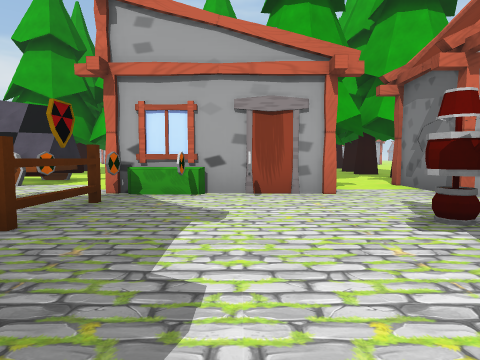
view 1 (above)

24 first-person views from a walk through a Unity game level. The camera is 1.3 m above the floor, tilts 4° down and sees 75° across. The floor is counted in squares, 2.25 m on a side. Each view is taken from the middle of a square. On the plan, view 1 faces up. The plan holds only what a view shows up to about 9 squares ahead; the rest is blank. The place goes on beyond the plan. The player is left out. Some animated figures are not drawn.

view 2
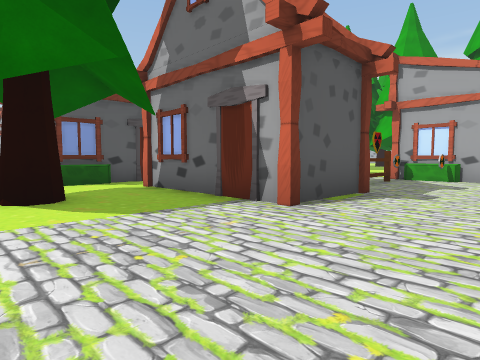

view 3
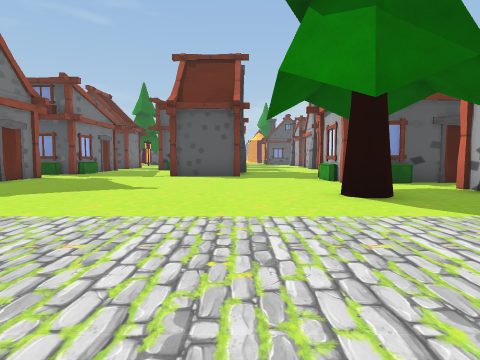

view 4
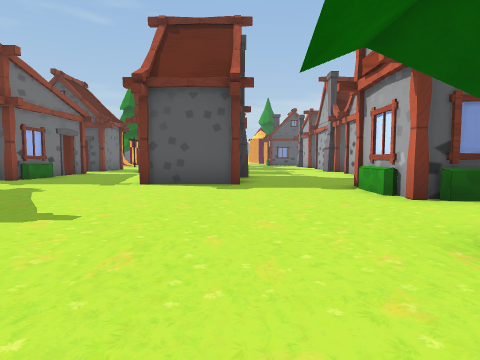

view 5
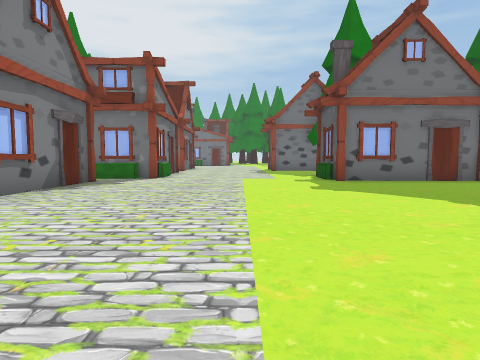

view 6
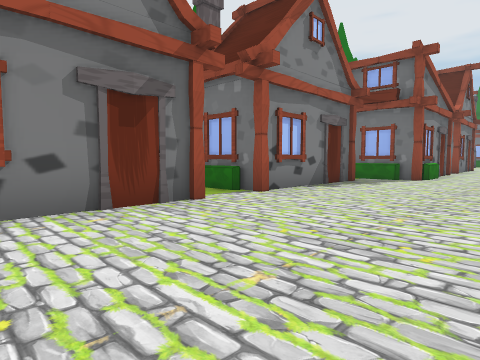

view 7
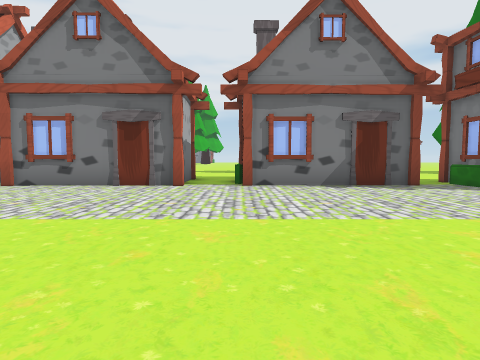

view 8
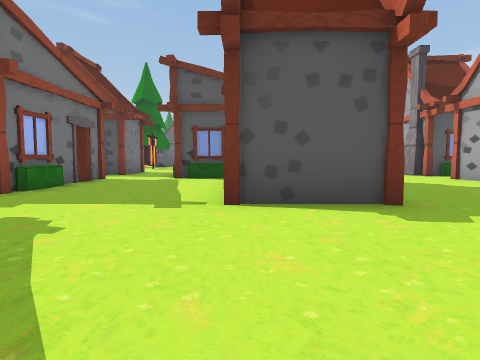

view 9
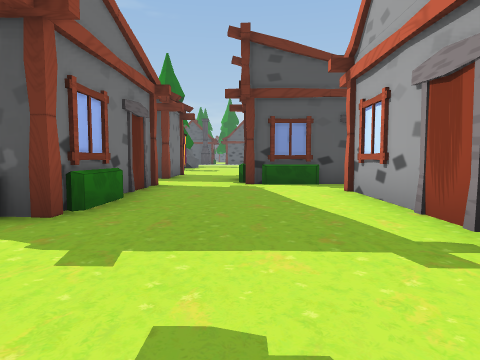

view 10
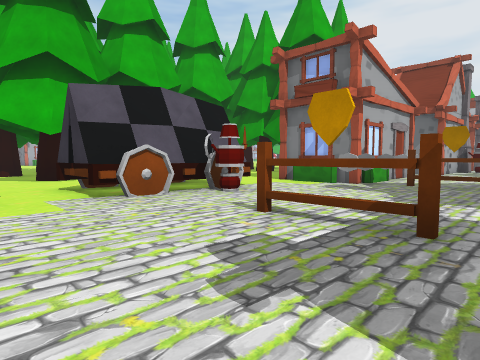

view 11
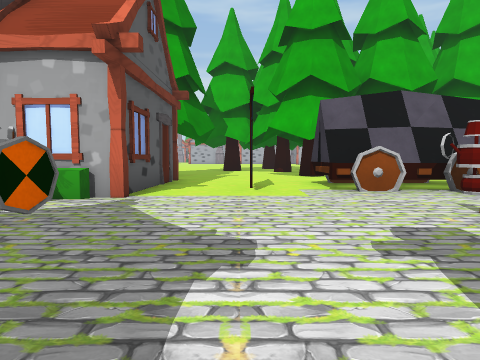

view 12
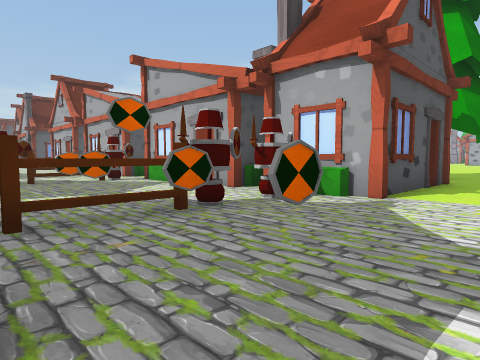

view 13
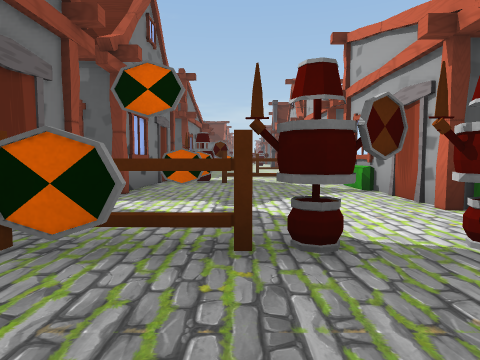

view 14
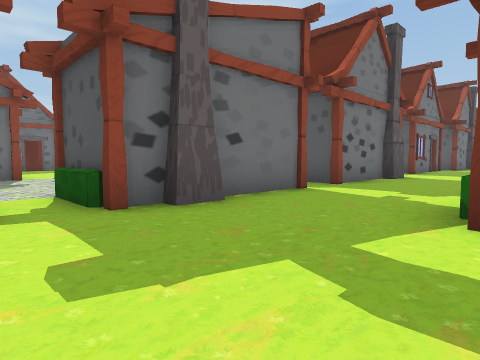

view 15
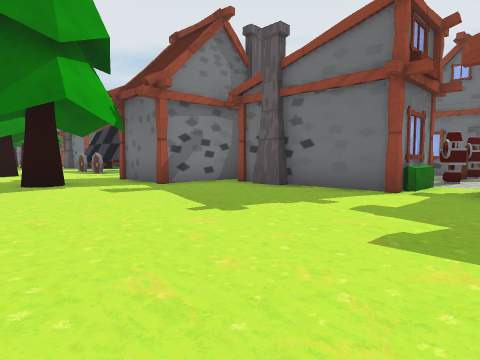

view 16
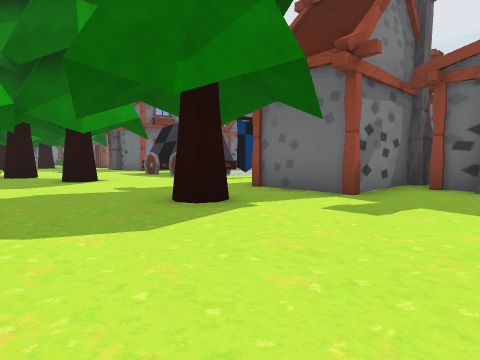

view 17
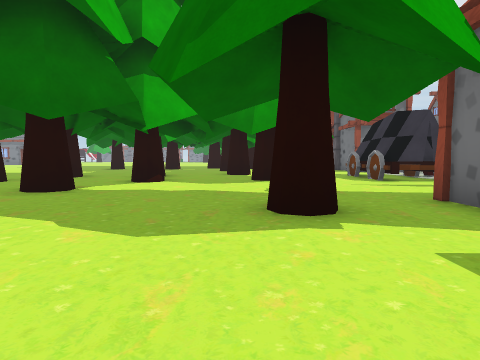

view 18
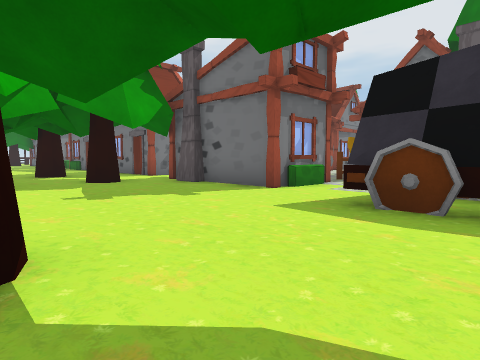

view 19
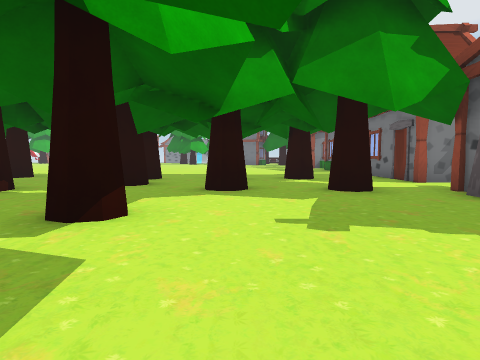

view 20
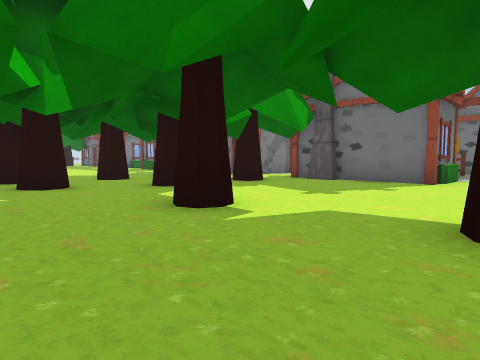

view 21
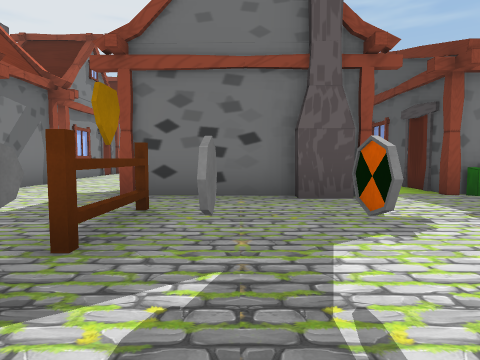

view 22
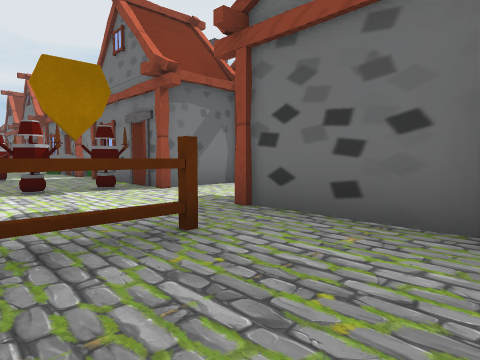

view 23
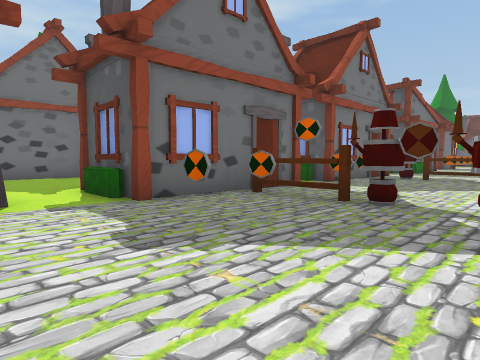

view 24
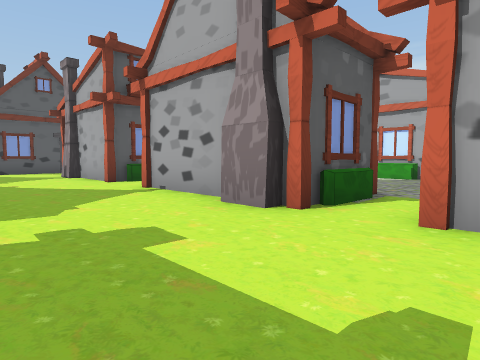

### Floor plan
Key: @ floor where view 1 was taken; # wall or solid block; . floor; H house; O other object.
Columns run from 27 left of view 1 to 5 right of it. Each row starts with its distance up from view 1.
 15                ..##... ..... #.
 14             ........#. .........#
 13         ........................#
 12         ...............#........#
 11        H............#........#..#
 10   ...............................
  9 ..............H##............#..#
  8 HH......H.....###...OOOO........
  7    #.####.#######.#.OOOO.####..H
  6      H  #.######H....OO..H  #..#
  5      H  ..HHHH H.......OOHHO#..#
  4         ..O....O.....O...O.....
  3         ..O....O.....O...O...O...
  2         ..O..OOOOO...........O.OO
  1       H .####H####. HH####H..#.HH
  0       #. ###H #  H.  HH###.@.   H
 -1    H###.H###HH#  #.  HH###H.H
 -2    ................# H.......HH
 -3     ................H..#.....#
 -4           ..... .............#
 -5                 ###..........##
 -6               H ###..........H#.
 -7              #.####..........#H.
 -8              #...............#
 -9            HHH...............#
-10            ..................#
-11            #.H####.####......H H
-12            H H   H    #H....H#..

Positions as (right, up) in squares from view 1, and headings:
1: (0, 0), facing up
2: (1, -4), facing up-left
3: (1, -5), facing left
4: (-2, -5), facing left
5: (-2, -3), facing down
6: (-2, -3), facing down-right
7: (-5, -7), facing right
8: (-5, -7), facing left
9: (-7, -9), facing left
10: (-9, 2), facing up-right
11: (-9, 1), facing up
12: (-9, 1), facing up-left
13: (-10, 3), facing left
14: (-17, 11), facing down-left
15: (-19, 13), facing down-right
16: (-15, 14), facing down-right
17: (-15, 12), facing right
18: (-6, 12), facing down-right
19: (-4, 11), facing right
20: (-4, 15), facing down-right
21: (-3, 6), facing down
22: (-4, 4), facing down-right
23: (-8, 5), facing down-left
24: (-13, -4), facing up-left
